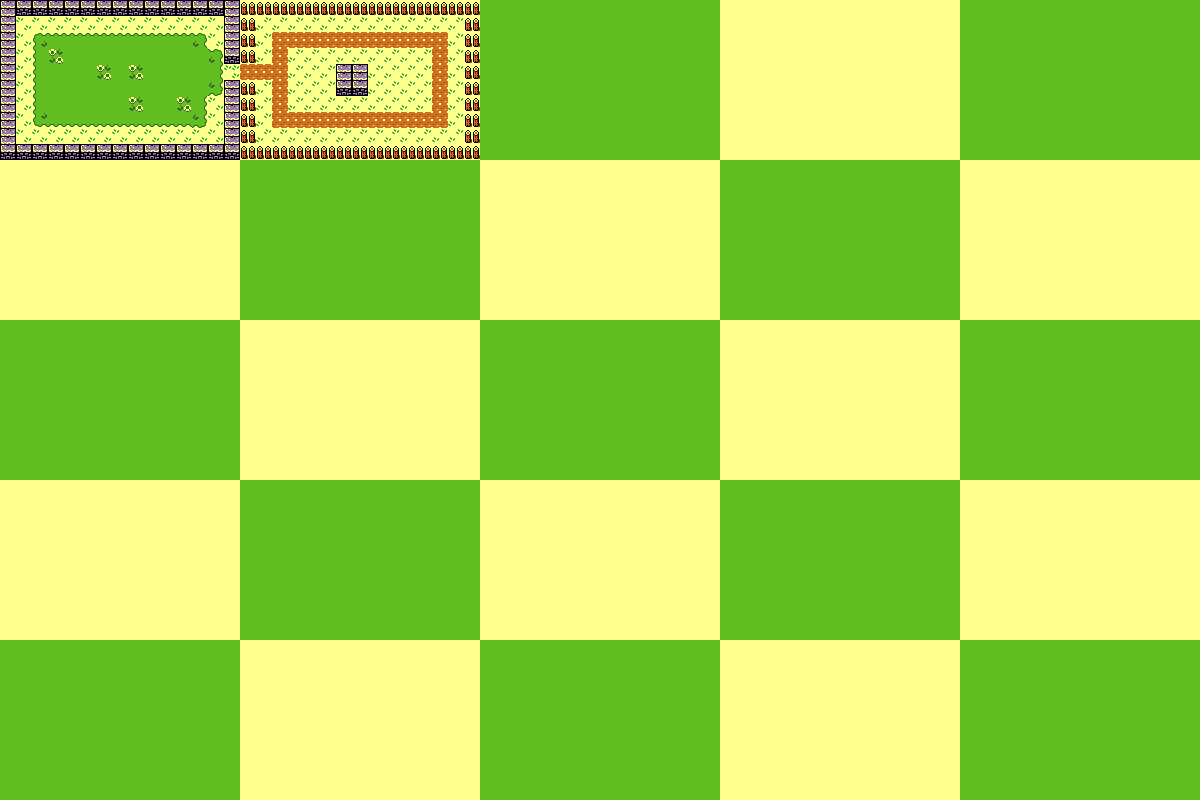

This is a level from a 2D game, rendered from its Tiled map with the project's own tilesets. A one-line summary and the map file follow, with tile-layer data summarised:
An orthogonal 150x100 tile map with 8x8 px tiles, 1 tile layer (Tile Layer 1) and 12 objects (11x wall, player).

<map version="1.0" tiledversion="1.1.4" orientation="orthogonal" renderorder="right-down" width="150" height="100" tilewidth="8" tileheight="8" infinite="0" nextobjectid="13">
 <tileset firstgid="1" name="testTileset" tilewidth="8" tileheight="8" tilecount="64" columns="8">
  <image source="../graphics/tilesets/testTileset.png" width="64" height="64" />
 </tileset>
 <layer name="Tile Layer 1" width="150" height="100">
  <data>[15000 cells, 15000 non-empty, 58 distinct tile ids]</data>
 </layer>
 <objectgroup name="Object Layer 1">
  <object id="1" type="wall" x="0" y="16" width="16" height="128" />
  <object id="2" type="wall" x="16" y="144" width="208" height="16" />
  <object id="3" type="wall" x="16" y="0" width="208" height="16" />
  <object id="4" type="wall" x="224" y="16" width="16" height="48" />
  <object id="5" type="wall" x="224" y="80" width="16" height="64" />
  <object id="6" type="wall" x="256" y="0" width="208" height="16" />
  <object id="7" type="wall" x="464" y="16" width="16" height="128" />
  <object id="8" type="wall" x="256" y="144" width="208" height="16" />
  <object id="9" type="wall" x="240" y="80" width="16" height="64" />
  <object id="10" type="wall" x="240" y="16" width="16" height="48" />
  <object id="11" type="wall" x="336" y="64" width="32" height="32" />
  <object id="12" name="Hero Start" type="player" x="40" y="56" width="16" height="16" />
 </objectgroup>
</map>
